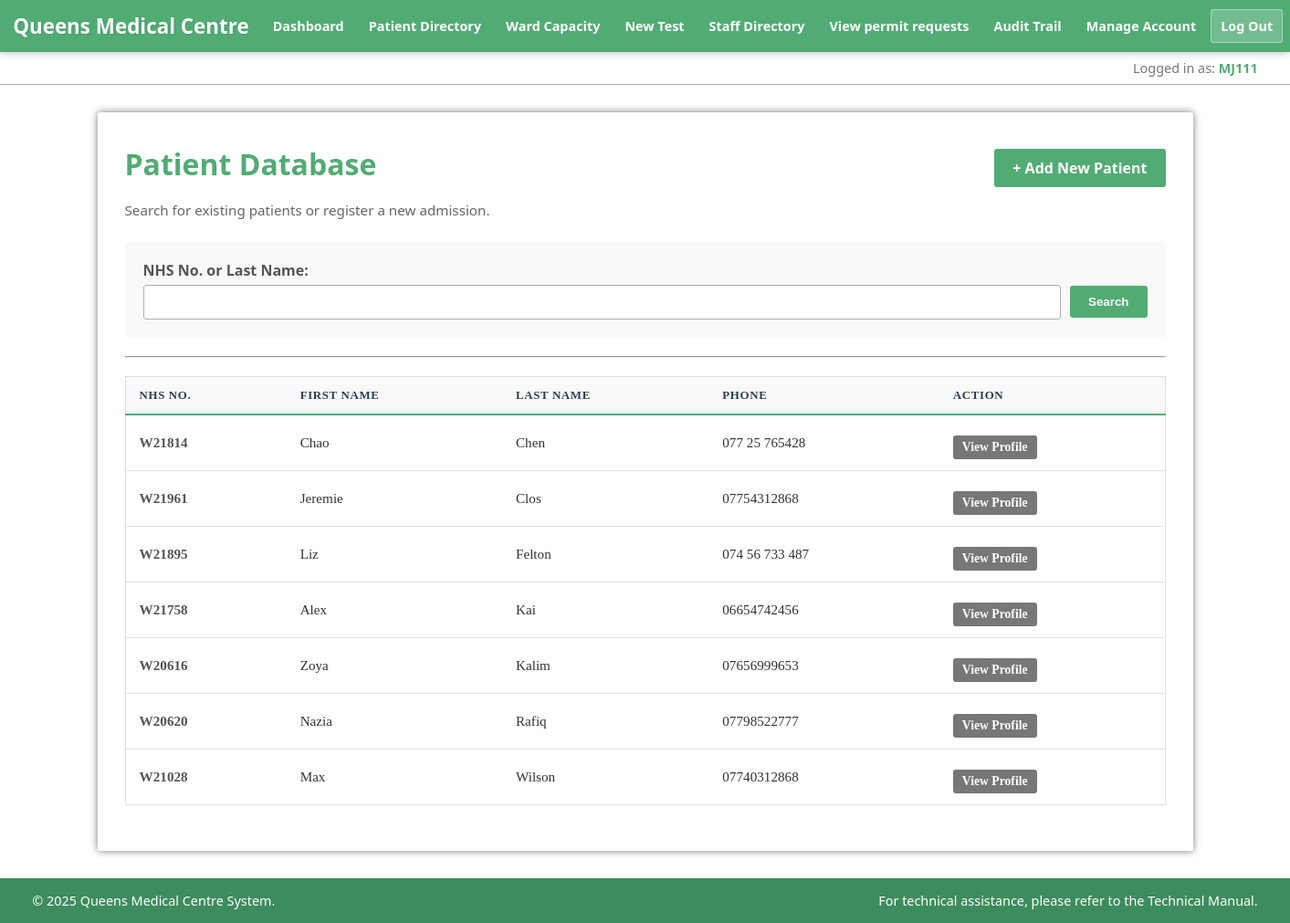
The app's page /html/cw/patient_lookup.php (signed in) with its own data.
### tables this page shows
CREATE TABLE `doctor` (
  `staffno` varchar(100) NOT NULL,
  `firstname` varchar(100) NOT NULL,
  `lastname` varchar(100) DEFAULT NULL,
  `Specialisation` varchar(100) DEFAULT NULL,
  `qualification` varchar(100) DEFAULT NULL,
  `pay` int(11) NOT NULL,
  `gender` int(11) DEFAULT NULL,
  `consultantstatus` int(11) NOT NULL,
  `address` varchar(100) DEFAULT NULL,
  `username` varchar(50) DEFAULT NULL
);

CREATE TABLE `patient` (
  `NHSno` varchar(100) NOT NULL,
  `firstname` varchar(100) NOT NULL,
  `lastname` varchar(100) DEFAULT NULL,
  `phone` varchar(100) NOT NULL,
  `address` varchar(100) NOT NULL,
  `age` int(11) NOT NULL,
  `gender` varchar(100) DEFAULT NULL,
  `emergencyphone` varchar(100) DEFAULT NULL
);

### html/cw/data_access/doctorDAO.php (called while the page is built, shortened)
<?php
class DoctorDAO
{
    public static function getStaffNoByUsername($conn, $username)
    {
        $stmt = $conn->prepare("SELECT staffno FROM doctor WHERE username = ?");
        $stmt->bind_param("s", $username);
        $stmt->execute();
        $result = $stmt->get_result()->fetch_assoc();
        return $result['staffno'] ?? ($result['staffNo'] ?? false);
    }
}
?>

### html/cw/data_access/patientDAO.php (called while the page is built, shortened)
<?php
class PatientDAO
{
    public static function searchPatients($conn, $search_term = '') {
        $sql = "SELECT * FROM patient";
        $sql .= " ORDER BY lastname ASC";
        $stmt = $conn->prepare($sql);
        $stmt->execute();
        return $stmt->get_result();
    }
}
?>

### html/cw/data_access/formatDisplayValue.php (called while the page is built, shortened)
<?php
function safeDisplay($data, $placeholder = 'N/A') {
    return htmlspecialchars($data);
}
?>

### html/cw/patient_lookup.php (the view, shortened to what this page needs)
<?php
require 'includes/db_connection.php';
require_once 'data_access/formatDisplayValue.php';
require_once 'data_access/PatientDAO.php';
$view_nhs = $_GET['view_nhs'] ?? null;
$search_term = $_POST['patient_search'] ?? '';
require 'includes/header.php';
?>
<main class="container">
<div class="patient-lookup-container">
    <?php if ($view_nhs): ?>
        <?php
        $full_data = PatientDAO::getFullPatientData($conn, $view_nhs);
        if ($full_data) {
            if (function_exists('logAction')) {
                logAction(
                    $conn,
                    $_SESSION['username'],
                    'VIEW_PATIENT',
                    "Accessed record for Patient NHS: " . $view_nhs
                );
            }
            renderPatientFullProfile($full_data);
        } else {
            echo "<div class='alert alert-danger'>Patient record not found.</div>";
            echo "<a href='patient_lookup.php' class='btn btn-secondary'>Back to Search</a>";
        }
        ?>
    <?php else: ?>
        <div style="display: flex; justify-content: space-between; align-items: center;">
            <h1 style="margin: 0; color: #51AC74;">Patient Database</h1>
            <a href='new_patient.php' class='btn btn-primary'>+ Add New Patient</a>
        </div>
        <p class="guide-text">Search for existing patients or register a new admission.</p>
        <form method="POST" class="search-bar-container" style="background: #f9f9f9; padding: 20px; border-radius: 5px; margin-bottom: 20px;">
            <div style="display: flex; gap: 10px; align-items: flex-end;">
                <div style="flex-grow: 1;">
                    <label for="patient_search" style="font-weight: bold; display: block; margin-bottom: 5px;">NHS No. or Last Name:</label>
                    <input type="text" id="patient_search" name="patient_search" style="width: 100%;">
                </div>
                <input type="submit" value="Search" class="btn btn-primary" style="margin-bottom: 2px;">
            </div>
        </form>
        <hr>
        <?php
        $result = PatientDAO::searchPatients($conn, $search_term);
        if ($result && $result->num_rows > 0) {
            echo "<table class='styled-table'>";
            echo "<thead><tr>
                    <th>NHS No.</th>
                    <th>First Name</th>
                    <th>Last Name</th>
                    <th>Phone</th>
                    <th>Action</th>
                  </tr></thead><tbody>";
            while ($row = $result->fetch_assoc()) {
                echo "<tr>";
                echo "<td><strong>" . safeDisplay($row['NHSno']) . "</strong></td>";
                echo "<td>" . safeDisplay($row['firstname']) . "</td>";
                echo "<td>" . safeDisplay($row['lastname']) . "</td>";
                echo "<td>" . safeDisplay($row['phone']) . "</td>";
                echo "<td>
                        <a href='patient_lookup.php?view_nhs=" . urlencode($row['NHSno']) . "' class='btn btn-secondary' style='font-size: 0.9em; padding: 5px 10px;'>
                           View Profile
                        </a>
                      </td>";
                echo "</tr>";
            }
            echo "</tbody></table>";
        } else {
            if ($search_term) {
                echo "<p style='text-align:center; padding: 20px;'>No patients found matching '<strong>" . safeDisplay($search_term) . "</strong>'.</p>";
            } else {
                echo "<p style='text-align:center; padding: 20px; color: #777;'>Enter a name or NHS number above to begin.</p>";
            }
        }
        ?>
    <?php endif; ?>
</div>
<?php
require 'includes/footer.php';
?>

### html/cw/includes/header.php (shortened to what this page needs)
<?php
require_once 'data_access/DoctorDAO.php';
$is_admin = ($_SESSION['is_admin'] ?? 0) == 1;
$username = htmlspecialchars($_SESSION['username'] ?? 'Guest');
$staffno = DoctorDAO::getStaffNoByUsername($conn, $username)
?>
<!DOCTYPE html>
<html lang="eng">
<head>
    <link rel="stylesheet" href="../css/style.css">
</head>
<body>
<header>
    <div class="header-container">
        <h1>Queens Medical Centre</h1>
        <nav>
            <ul>
                <li><a href="home.php">Dashboard</a></li>
                <li><a href="patient_lookup.php">Patient Directory</a></li>
                <li><a href="ward_capacity.php">Ward Capacity</a></li>
                <li><a href="add_new_test_type.php">New Test</a></li>
                <?php if ($is_admin): ?>
                    <li><a href="doctor.php">Staff Directory</a></li>
                <?php endif; ?>
                <?php if ($is_admin): ?>
                    <li><a href="admin_parking.php">View permit requests</a></li>
                    <li class="admin-link"><a href="audit_trail.php">Audit Trail</a></li>
                <?php endif; ?>
                <li><a href="manage_account.php">Manage Account</a></li>
                <li><a href="includes/logout.php" class="btn btn-logout">Log Out</a></li>
            </ul>
        </nav>
    </div>
</header>
<div class="user-info-bar">
    <div class="info-container">
        <span>Logged in as: <strong><?= $staffno ?></strong></span>
    </div>
</div>

### html/css/style.css (style rules this page uses)
* { -webkit-transition: all 0.3s ease; transition: all 0.3s ease; box-sizing: border-box; }
body { margin: 0; padding: 0; font-family: "Segoe UI", "Roboto", "Helvetica Neue", Arial, sans-serif; color: #555; background: linear-gradient(rgba(255,255,255,0.8), rgba(255,255,255,0.8)), url('../qmc.jpg'); background-size: cover; background-position: center; background-repeat: no-repeat; background-attachment: fixed; min-height: 100vh; display: flex; flex-direction: column; }
header { background: #51AC74; color: white; padding: 10px 0; box-shadow: 0px 2px 8px rgba(0,0,0,0.2); position: relative; z-index: 1000; }
.header-container { width: 98%; max-width: 1400px; margin: 0 auto; display: flex; justify-content: space-between; align-items: center; flex-wrap: nowrap; gap: 15px; }
header h1 { margin: 0; font-size: 1.4rem; text-shadow: 1px 1px 2px rgba(0,0,0,0.1); white-space: nowrap; flex-shrink: 0; }
nav ul { list-style: none; padding: 0; margin: 0; display: flex; align-items: center; flex-wrap: nowrap; gap: 5px; }
nav li { margin: 0; }
nav a { text-decoration: none; color: white; font-weight: bold; padding: 8px 10px; border-radius: 3px; border: 1px solid transparent; white-space: nowrap; display: inline-block; font-size: 0.9rem; }
.btn-logout { background: rgba(255, 255, 255, 0.2); border: 1px solid rgba(255, 255, 255, 0.4); }
.user-info-bar { background: rgba(255, 255, 255, 0.9); border-bottom: 1px solid #afafaf; padding: 8px 0; font-size: 0.9rem; color: #777; }
.user-info-bar .info-container { width: 95%; max-width: 1400px; margin: 0 auto; text-align: right; }
.user-info-bar strong { color: #51AC74; }
.container { width: 95%; max-width: 1200px; margin: 30px auto; background: rgba(255, 255, 255, 1); padding: 30px; border-radius: 3px; box-shadow: 0px 0px 8px #777; }
.btn-primary { display: inline-block; background: #51AC74; color: white; padding: 10px 20px; margin-top: 10px; text-decoration: none; border-radius: 3px; font-weight: bold; border: 0; cursor: pointer; }
.btn-secondary { display: inline-block; background: #777; color: white; padding: 10px 20px; margin-top: 10px; text-decoration: none; border-radius: 3px; font-weight: bold; }
input[type="text"], input[type="password"], input[type="date"], select { color: #777; font-weight: bold; padding: 10px; border: 1px solid #afafaf; border-radius: 3px; outline: none; font-family: "Calisto MT", serif; }
.guide-text { color: #666; margin-bottom: 25px; font-size: 0.95em; }
.styled-table { width: 100%; border-collapse: collapse; margin: 20px 0; font-size: 0.95em; font-family: "Calisto MT", serif; background-color: #ffffff; border: 1px solid #e0e0e0; }
.styled-table thead tr { background-color: #f8f9fa; color: #2c3e50; text-align: left; border-bottom: 2px solid #51AC74; }
.styled-table th { padding: 12px 15px; font-weight: 600; text-transform: uppercase; font-size: 0.85em; letter-spacing: 0.05em; }
.styled-table td { padding: 12px 15px; color: #333; border-bottom: 1px solid #e0e0e0; vertical-align: middle; }
.styled-table td:first-child { font-weight: bold; color: #555; }

### records on screen
doctor: staffno "MJ111"
patient: NHSno "W21814", firstname "Chao", lastname "Chen", phone "077 25 765428"
patient: NHSno "W21961", firstname "Jeremie", lastname "Clos", phone "07754312868"
patient: NHSno "W21895", firstname "Liz", lastname "Felton", phone "074 56 733 487"
patient: NHSno "W21758", firstname "Alex", lastname "Kai", phone "06654742456"
patient: NHSno "W20616", firstname "Zoya", lastname "Kalim", phone "07656999653"
patient: NHSno "W20620", firstname "Nazia", lastname "Rafiq", phone "07798522777"
patient: NHSno "W21028", firstname "Max", lastname "Wilson", phone "07740312868"
